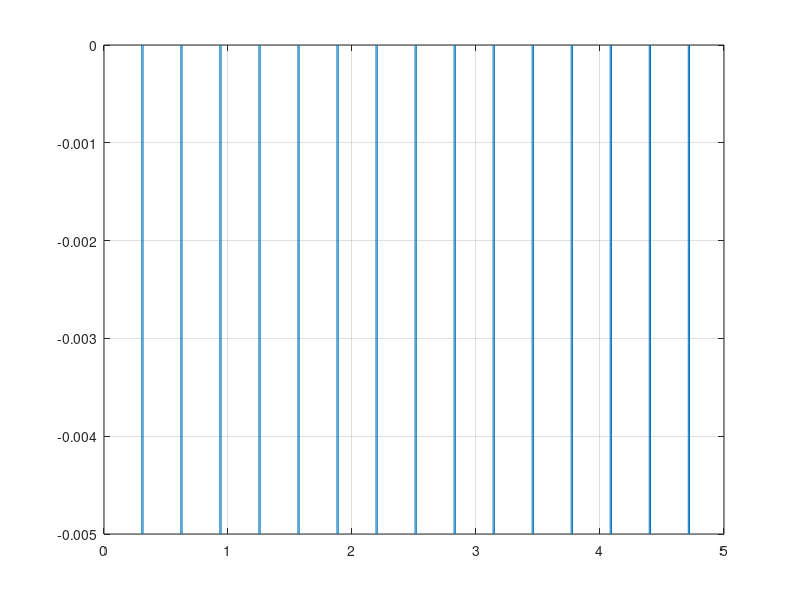

MATLAB code to generate this figure:
%SYDE 351 Final Projct 
%Group 27
%Task 3

%Assumptions: 
%   1) The floor signal starts at the edge of a tile 
%   2) Each wheel recieves the signal 
%   3) The signal will represent the vertical displacement of the wheel 
%   4) The wheel is assumed to be rigid 

%floor dimensions given in m
tile_width = 0.3048;
grout_width = 0.01;
grout_depth = 0.005;
floor_length = 5;

%find square wave parameters
duty_cycle = tile_width/(grout_width + tile_width)*100;
period = tile_width + grout_width;

%create the plot
x = 0:0.000001:floor_length;
y3 = grout_depth/2*square(2*pi*(1/period)*x, duty_cycle)-grout_depth/2;
plot (x,y3)
grid on;

